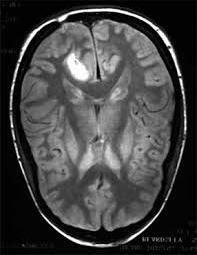
#> input picture yes/Cancer (1046).jpg, 197 x 255 px; its folder holds only this picture in this run
$ jupyter execute --allow-errors BrainTumor_ML.ipynb
#> lines starting #> are read from the running program, lines starting #| are printed output that depends on the picture; after the words box and inside, x2 and y2 are one past the last pixel; in counts of white or black regions, pixels touching at a corner belong together
[cell 1]
import numpy as np
import pandas as pd
import seaborn as sns
import cv2
import os
from keras import regularizers
import random
from skimage.filters import threshold_otsu
from skimage import measure
from skimage import filters
import matplotlib.pyplot as plt
import glob
from collections import Counter
from sklearn.model_selection import train_test_split
import tensorflow as tf
import tensorflow.keras as keras
from sklearn.utils import shuffle
from keras.models import Model,Sequential
from keras.layers import Input,Conv2D, Dense, Flatten ,Dropout ,MaxPooling2D, GlobalAveragePooling2D
from keras.callbacks import EarlyStopping
from keras.optimizers import Adam
from sklearn.metrics import accuracy_score, classification_report, confusion_matrix, roc_curve, auc
from keras.preprocessing import image
from keras.applications.mobilenet import MobileNet
from keras.applications.mobilenet import preprocess_input

[cell 2]
# Add file paths
PYes = r'D:\OneDrive_1_26-3-2024\yes\*'
PNo = r'D:\OneDrive_1_26-3-2024\no\*'

tumor_yes = []
tumor_no = []

for File in glob.iglob(PYes):
    Image = cv2.imread(File)
#> Image is the input picture: shape (255, 197, 3); min 0, max 255, mean 66.3
    Image = cv2.cvtColor(Image, cv2.COLOR_BGR2RGB)  #OpenCV reads images in BGR format by default
    Image = cv2.resize(Image, (128, 128))
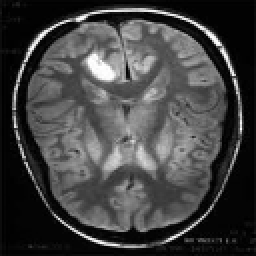
#> Image: shape (128, 128, 3) (shown 2 times larger); min 0, max 255, mean 66.2
    tumor_yes.append((Image, 1))  #Labeling tuomrs images with '1'

for File in glob.iglob(PNo):
    Image = cv2.imread(File)
    Image = cv2.cvtColor(Image, cv2.COLOR_BGR2RGB)
    Image = cv2.resize(Image, (128, 128))
    tumor_no.append((Image, 0))  #Labeling healthy images with '0'

AllData =  tumor_yes + tumor_no
#> AllData = 1 item
Images = []
Labels = []
for i in AllData:
    Images.append(i[0])
    Labels.append(i[1])
#> this loop made 1 pass
#> after the loop, Images = 1 item; Labels = [1]

Images = np.array(Images)
Labels = np.array(Labels)
print(len(Labels))
#| 1

[cell 3]
#let's take a look into the dataset
fig, axes = plt.subplots(2, 4, figsize=(15, 5))

#display images with tumor
#> (the rest of this cell did not finish here and is left out)

[cell 4]
# checking if the dataset is balanced
Unique, LabelsNumber = np.unique(Labels, return_counts=True)
#> Unique = [1]; LabelsNumber = [1]

Class_Labels = ['No Tumor', 'Tumor']
Class_Colors = ['palegreen', 'pink']

plt.bar(Class_Labels, LabelsNumber, color=Class_Colors)
plt.xlabel('Labels')
plt.ylabel('Examples')
plt.title('Classes Distribution')

plt.xticks(Class_Labels)

plt.show()
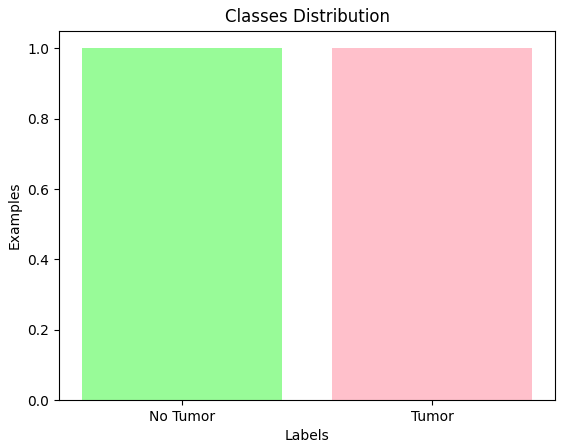
#> figure drawn by matplotlib, 1 panel

[cell 5]
#we want to crop the image to focus on the brain
def BTD_Preprocess(image):
    # Convert image to grayscale
    gray = cv2.cvtColor(image, cv2.COLOR_BGR2GRAY)

    # Apply histogram equalization
    equalized = cv2.equalizeHist(gray)

    # Apply Gaussian filtering to reduce noise
    blurred = cv2.GaussianBlur(equalized, (3, 3), 0)

    _, thresholded = cv2.threshold(blurred, 0, 255, cv2.THRESH_BINARY + cv2.THRESH_OTSU)
    contours, _ = cv2.findContours(thresholded, cv2.RETR_EXTERNAL, cv2.CHAIN_APPROX_SIMPLE)
    contour = max(contours, key=cv2.contourArea)
    x, y, w, h = cv2.boundingRect(contour)
    cropped_image = image[y:y+h, x:x+w]

    # Enhance brain features
    enhanced_image = cv2.cvtColor(cropped_image, cv2.COLOR_BGR2HSV)
    enhanced_image[:,:,1] = cv2.equalizeHist(enhanced_image[:,:,1])
    enhanced_image = cv2.cvtColor(enhanced_image, cv2.COLOR_HSV2RGB)

    #Normalizing from 0-255 to 0-1
    Normalized_Image = enhanced_image / 255

    # Resize the image to match CNN input size
    resized_image = cv2.resize(Normalized_Image, (128, 128))

    return resized_image

[cell 6]
ready_Images =[]

for i in Images:
  processed_Img = BTD_Preprocess(i)
  ready_Images.append(processed_Img)
#> this loop made 1 pass
#> (x in BTD_Preprocess, y in BTD_Preprocess, w in BTD_Preprocess, h in BTD_Preprocess) on pass 1: (6, 3, 116, 113)
#> pass 1, in BTD_Preprocess, `equalized = cv2.equalizeHist(gray)`:
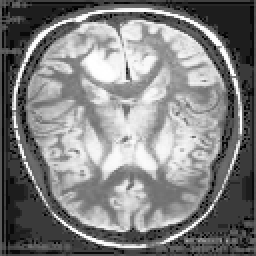
#> equalized: shape (128, 128) (shown 2 times larger); min 0, max 255, mean 129
#> pass 1, in BTD_Preprocess, `blurred = cv2.GaussianBlur(equalized, (3, 3), 0)`:
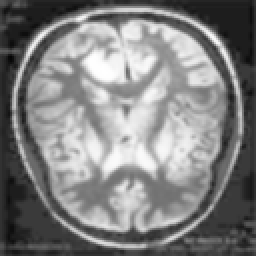
#> blurred: shape (128, 128) (shown 2 times larger); min 4, max 255, mean 128.6
#> pass 1, in BTD_Preprocess, `_, thresholded = cv2.threshold(blurred, 0, 255, cv2.THRESH_BINARY + cv..`:
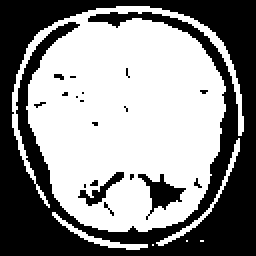
#> thresholded: shape (128, 128) (shown 2 times larger); 55.3% white; 19 black regions (16 under 20 px), largest, box (x1, y1, x2, y2) and area: (0, 0, 128, 128) 6936, (69, 87, 93, 110) 198, (39, 86, 62, 103) 111
#> after the loop, ready_Images = 1 item

[cell 7]
n = 6

fig, axes = plt.subplots(2, n, figsize=(18, 12))

#> (the rest of this cell did not finish here and is left out)

[cell 8]
ready_Images=np.array(ready_Images)

#andomizing images
ShuffleImgs, ShuffleLabels = shuffle( ready_Images, Labels, random_state=27)
#> ShuffleLabels = [1]

#> (the rest of this cell did not finish here and is left out)

$ run again, on yes/Cancer (1198).jpg
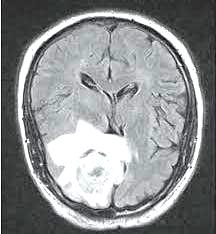
#> input picture yes/Cancer (1198).jpg, 216 x 234 px
#> Image is the input picture: shape (234, 216, 3); mean B, G, R 143.7, 142.2, 140
#> `Image = cv2.resize(Image, (128, 128))`:
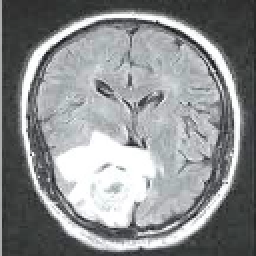
#> Image: shape (128, 128, 3) (shown 2 times larger); mean R, G, B 140.1, 142.2, 143.7
#> AllData = 1 item
#> the loop `for i in AllData:` made 1 pass
#> after the loop `for i in AllData:`: Labels = [1]
#| 1
#> the loop `for i in Images:` made 1 pass
#> (x in BTD_Preprocess, y in BTD_Preprocess, w in BTD_Preprocess, h in BTD_Preprocess) on pass 1: (10, 5, 111, 121)
#> pass 1, in BTD_Preprocess, `_, thresholded = cv2.threshold(blurred, 0, 255, cv2.THRESH_BINARY + cv..`:
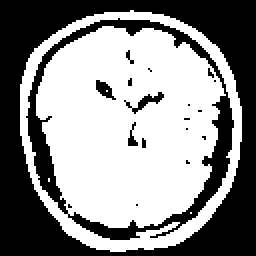
#> thresholded: shape (128, 128) (shown 2 times larger); 55.1% white; 19 black regions (14 under 20 px), largest, box (x1, y1, x2, y2) and area: (0, 0, 128, 128) 5499, (13, 9, 117, 120) 1663, (62, 46, 82, 57) 64, (48, 40, 58, 50) 51, (64, 61, 69, 73) 27
#> after the loop `for i in Images:`: ready_Images = 1 item
#> ShuffleLabels = [1]

$ run again, on yes/Cancer (1251).jpg
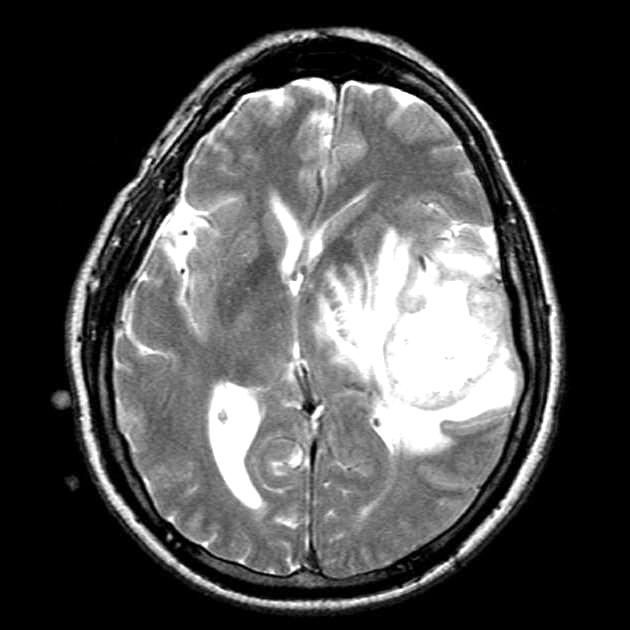
#> input picture yes/Cancer (1251).jpg, 630 x 630 px
#> Image is the input picture: shape (630, 630, 3); min 0, max 255, mean 75.2
#> `Image = cv2.resize(Image, (128, 128))`:
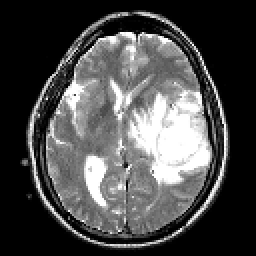
#> Image: shape (128, 128, 3) (shown 2 times larger); min 0, max 255, mean 75.1
#> AllData = 1 item
#> the loop `for i in AllData:` made 1 pass
#> after the loop `for i in AllData:`: Labels = [1]
#| 1
#> the loop `for i in Images:` made 1 pass
#> (x in BTD_Preprocess, y in BTD_Preprocess, w in BTD_Preprocess, h in BTD_Preprocess) on pass 1: (23, 16, 83, 101)
#> pass 1, in BTD_Preprocess, `_, thresholded = cv2.threshold(blurred, 0, 255, cv2.THRESH_BINARY + cv..`:
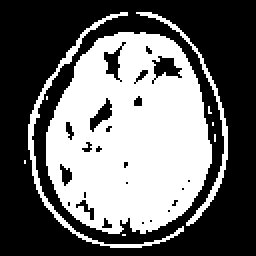
#> thresholded: shape (128, 128) (shown 2 times larger); 41.9% white; 9 white regions (6 under 20 px), largest, box (x1, y1, x2, y2) and area: (23, 16, 106, 117) 6071, (14, 6, 92, 124) 461, (68, 6, 114, 113) 309
#> after the loop `for i in Images:`: ready_Images = 1 item
#> ShuffleLabels = [1]

$ run again, on yes/Cancer (1324).jpg
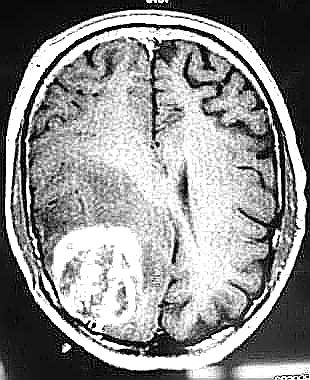
#> input picture yes/Cancer (1324).jpg, 310 x 380 px
#> Image is the input picture: shape (380, 310, 3); min 0, max 255, mean 143.3
#> `Image = cv2.resize(Image, (128, 128))`:
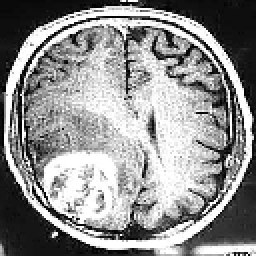
#> Image: shape (128, 128, 3) (shown 2 times larger); min 0, max 255, mean 143.1
#> AllData = 1 item
#> the loop `for i in AllData:` made 1 pass
#> after the loop `for i in AllData:`: Labels = [1]
#| 1
#> the loop `for i in Images:` made 1 pass
#> (x in BTD_Preprocess, y in BTD_Preprocess, w in BTD_Preprocess, h in BTD_Preprocess) on pass 1: (2, 3, 125, 125)
#> pass 1, in BTD_Preprocess, `_, thresholded = cv2.threshold(blurred, 0, 255, cv2.THRESH_BINARY + cv..`:
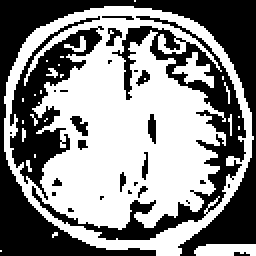
#> thresholded: shape (128, 128) (shown 2 times larger); 53.7% white; 27 black regions (18 under 20 px), largest, box (x1, y1, x2, y2) and area: (0, 0, 128, 128) 3901, (16, 8, 123, 120) 1964, (5, 8, 52, 100) 1403
#> after the loop `for i in Images:`: ready_Images = 1 item
#> ShuffleLabels = [1]
